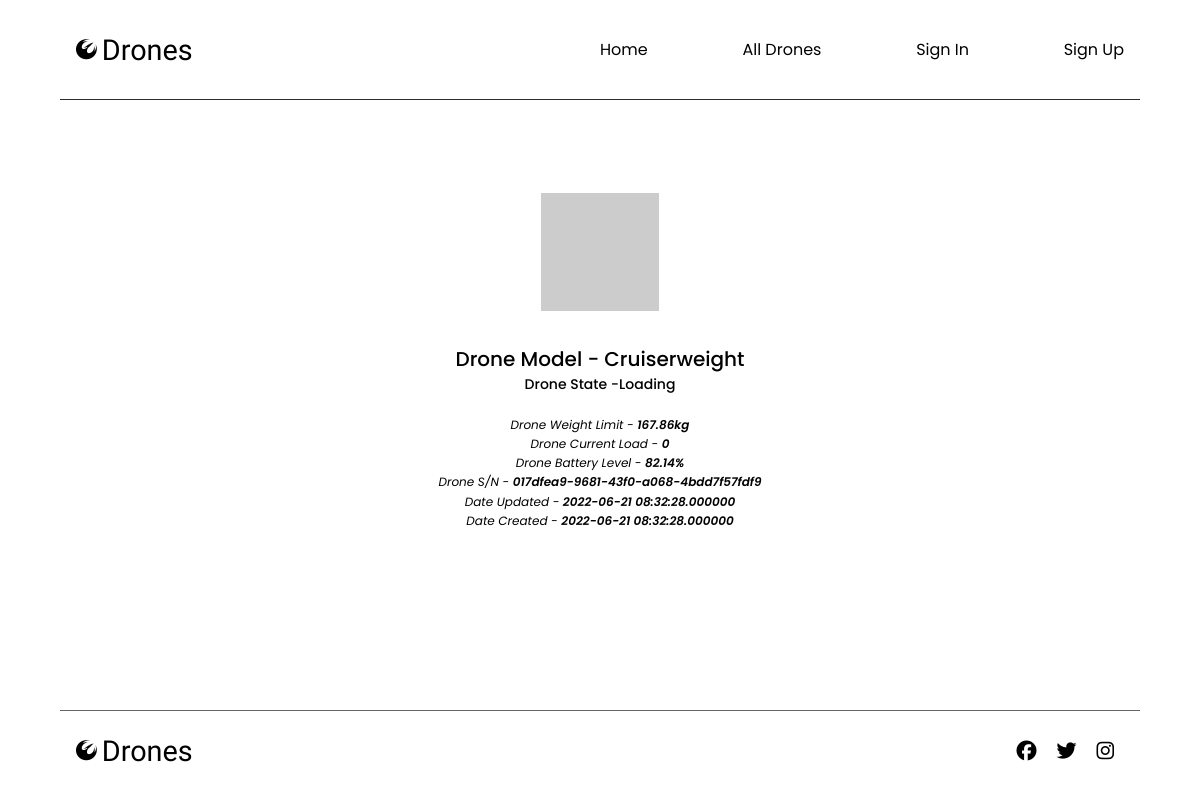
/product.php?serial=017dfea9-9681-43f0-a068-4bdd7f57fdf9, run on the app's committed database.
### tables this page shows
CREATE TABLE `drones` (
  `serialNumber` varchar(36) NOT NULL,
  `model` enum('lightweight','middleweight','cruiserweight','heavyweight') NOT NULL,
  `state` enum('idle','loading','loaded','delivering','delivered','returning') NOT NULL,
  `weightLimit` float NOT NULL,
  `currentLoad` float NOT NULL DEFAULT '0',
  `batteryLevel` float NOT NULL,
  `dateCreated` datetime(6) NOT NULL DEFAULT CURRENT_TIMESTAMP(6),
  `dateUpdated` datetime(6) NOT NULL DEFAULT CURRENT_TIMESTAMP(6) ON UPDATE CURRENT_TIMESTAMP(6),
  `userId` varchar(36) DEFAULT NULL,
  PRIMARY KEY (`serialNumber`),
  KEY `FK_e027af8e28f473914ea160efd32` (`userId`),
  CONSTRAINT `FK_e027af8e28f473914ea160efd32` FOREIGN KEY (`userId`) REFERENCES `user` (`id`)
);

### inc/users.php (called while the page is built, shortened)
<?php
class User
{
    private $isAuth;
	public function __construct()
	{
			$this->isAuth = FALSE;
	}
public function isUserAuthenticated(): bool
{
	return $this->isAuth;
}
}

### inc/db.inc.php (called while the page is built, shortened)
<?php
$dbname = 'c2116544_drones';
?>

### inc/drones.php (called while the page is built, shortened)
<?php
class Drone
{
public static function getDroneDetailsFromSerial(string $serialNumber): array
{
	global $pdo;
	global $dbname;
    $drone = array();
	$query = "SELECT * FROM $dbname.drones WHERE (serialNumber = :serialNumber)";
	$values = array(':serialNumber' => $serialNumber);
	try
	{
		$res = $pdo->prepare($query);
		$res->execute($values);
	}
	catch (PDOException $e)
	{
	   throw new Exception('Database query error');
	}
	$row = $res->fetch(PDO::FETCH_ASSOC);
	if (is_array($row))
	{
		$drone =$row;
	}
	return $drone;
}
}

### product.php (the view, shortened to what this page needs)
<?php
require("./inc/app.php");
$user =  new User();
if (isset($_SESSION['serial']) &&  isset($_POST['delete']) && ($user->isUserAuthenticated()))
  {
    Drone::deleteDrone( $_SESSION['serial'] , $user->getId());
    $_SESSION['deleted'] = $_SESSION['serial'];
    header("Location: ./auth/view.php");
die();
}
else if(isset($_SESSION['serial']) && isset($_POST['edit']) && ($user->isUserAuthenticated())){
  $drone = Drone::getDroneDetailsFromSerial($_SESSION['serial']);
  $edit = true;
}
else if (isset($_GET['serial'])){
  $_SESSION['serial'] = $serial=  $_GET['serial'];
  $drone = Drone::getDroneDetailsFromSerial("$serial");
}
else{
  header("Location: index.php");
  die();
}
?>
<!DOCTYPE html>
<html lang="en">
  <head>
    <link rel="stylesheet" href="./styles/product.css" />
  </head>
  <body>
    <header>
      <nav class="container auth-header">
        <div class="logo">
          <a href="index.php">
            <i class="fa-brands fa-phoenix-squadron"></i>
            <h1>drones</h1>
          </a>
        </div>
        <ul class="navbar">
          <li><a class="" href="index.php">home</a></li>
          <li><a href="alldrones.php">all drones</a></li>
          <?php if($user->isUserAuthenticated()){  ?>
            <li><a href="./auth/logout.php">log out</a></li>
          <li><a class="active" href="./auth/dashboard.php">dashboard</a></li>
            <?php } else {?>
          <li><a href="login.php">sign in</a></li>
          <li><a href="signup.php">sign up</a></li>
            <?php } ?>
        </ul>
      </nav>
    </header>
    <main id="product__main">
      <div class="product_main-container">
      <?php if(empty($drone)){ ?>
        <h2>No Drone found</h2>
        <?php }else { ?>
        <div class="product__img-container">
          <img
            src=https://robohash.org/<?= $drone['serialNumber'] ?>
            alt="<?= $drone['model'] ?>"
          />
        </div>
        <div class="product__details">
          <div class="">
            <h1>Drone Model - <?= $drone['model'] ?></h1>
            <p>Drone State -<?= $drone['state'] ?></p>
          </div>
          <div class="">
            <ul>
              <li>Drone Weight Limit - <span><?= $drone['weightLimit'] ?>kg</span> </li>
              <li>Drone Current Load - <span><?= $drone['currentLoad'] ?></span> </li>
              <li>Drone Battery Level - <span><?= $drone['batteryLevel'] ?>% </span></li>
              <li>Drone S/N - <span><?= $drone['serialNumber'] ?></span> </li>
              <li>Date Updated - <span><?= $drone['dateUpdated'] ?></span> </li>
              <li>Date Created - <span><?= $drone['dateCreated'] ?></span> </li>
            </ul>
          </div>
        </div>
        <?php }  ?>
      </div>
  </main>
    <footer id="auth__footer">
      <div class="logo__container">
        <div class="logo">
          <a href="index.php">
            <i class="fa-brands fa-phoenix-squadron"></i>
            <h1>drones</h1>
          </a>
        </div>
      </div>
      <div class="contact">
        <ul class="social__icons">
          <li>
            <a href="#"><i class="fa-brands fa-facebook"></i></a>
          </li>
          <li>
            <a href="#"><i class="fa-brands fa-twitter"></i></a>
          </li>
          <li>
            <a href="#"><i class="fa-brands fa-instagram"></i></a>
          </li>
        </ul>
      </div>
    </footer>
  </body>
</html>

### styles/product.css (style rules this page uses)
.auth-header { width: 90%; box-shadow: none; border-radius: 0; border-bottom: 1px solid var(--second-color); }
#product__main { width: 90%; margin: 0 auto; justify-content: center; }
.product_main-container { width: 100%; height: 50vh; display: flex; justify-content: space-between; }
.product__img-container { flex: 1; display: flex; justify-content: flex-end; align-items: center; }
.product_main-container img { width: 80%; height: 80%; object-fit: contain; }
.product__details { flex: 1; display: flex; flex-direction: column; justify-content: center; align-items: flex-start; }
.product__details h1 { font-weight: 500; font-size: 20px; text-transform: capitalize; }
.product__details p { font-size: 14px; font-weight: 500; text-transform: capitalize; }
.product__details ul { margin-top: 20px; line-height: 2; }
.product__details ul li { font-size: 12px; font-style: italic; }
.product__details ul li span { font-weight: 600; }
#auth__footer { width: 90%; padding: 0 1rem; }
@media (max-width: 1200px) { .product_main-container { flex-direction: column; justify-content: center; align-items: center; } }
@media (max-width: 1200px) { .product__img-container { justify-content: center; } }
@media (max-width: 1200px) { .product__details { align-items: center; text-align: center; } }
@media (max-width: 1200px) { .product__details ul { margin-top: 20px; line-height: 1.6; } }

### styles/global.css (style rules this page uses)
* { margin: 0; padding: 0; box-sizing: border-box; font-family: "Poppins", sans-serif; list-style: none; }
:root { --main-color: #f71e1e; --second-color: #2d2b2b; --white: #fff; }
a { text-decoration: none; color: initial; }

### styles/index.css (style rules this page uses)
header { display: flex; justify-content: center; align-items: center; width: 100%; height: 100px; position: fixed; top: 0; z-index: 9; }
.container { width: 80%; height: 100%; background: var(--white); border-radius: 0 0px 10px 10px; display: flex; justify-content: space-between; align-items: center; padding: 0 1rem; box-shadow: 0px 5px 15px rgba(0, 0, 0, 0.06); }
.logo { flex: 1; }
.logo a { display: flex; align-items: center; }
.logo i { font-size: 1.3rem; }
.logo h1 { font-family: "Tapestry", cursive; text-transform: capitalize; font-size: 1.8em; margin-left: 5px; font-weight: 500; }
.navbar { flex: 1; display: flex; align-items: center; justify-content: space-between; }
.navbar li { text-transform: capitalize; position: relative; font-size: 1rem; }
.navbar li a { transition: all ease-in-out 0.9s; }
main { position: relative; width: 100%; min-height: calc(100vh - 100px); display: flex; flex-direction: column; align-items: center; padding-top: 50px; }
footer { height: 10vh; width: 80%; border-top: 0.1px solid #666; margin: 0 auto; display: flex; justify-content: space-between; align-items: center; margin-top: 10px; }
footer .contact { display: flex; padding-right: 10px; }
footer .contact .social__icons { display: flex; }
footer .contact .social__icons li { padding-left: 20px; font-size: 20px; }

### data on the page
drones: model "Cruiserweight", state "Loading", weightLimit "167.86", currentLoad "0", batteryLevel "82.14", serialNumber "017dfea9-9681-43f0-a068-4bdd7f57fdf9", dateUpdated "2022-06-21 08:32:28.000000", dateCreated "2022-06-21 08:32:28.000000"
